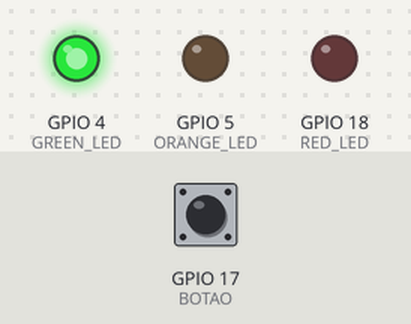
Simulated run of this sketch. Board: ESP32. On the bench: output pins drawn as LEDs (lit = HIGH). The inputs (shaded band) are chosen by the test bench; at power-on: GPIO 17 (BOTAO) HIGH.

Above: at 4.3 s.
4.4 s: GPIO 17 (BOTAO) pulled LOW for 1 s
At 9.6 s:
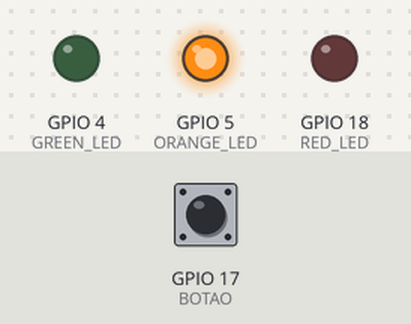
At 14.6 s:
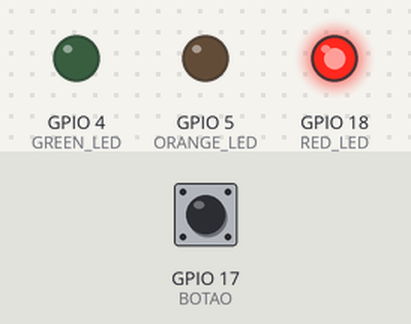
Timing chart, 0 to 16.1 s (numbered marks = the images above; inputs shaded):
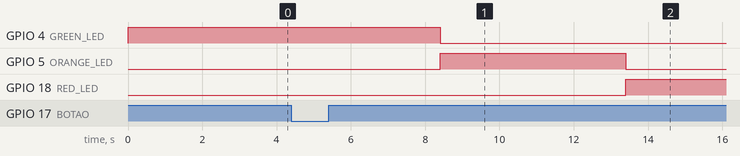

Measured:
- after the input at 4.4 s, GPIO 4 (GREEN_LED): HIGH → LOW after 4.0 s instead of 5.6 s; GPIO 18 (RED_LED): LOW → HIGH after 9.0 s instead of 10.6 s

The sketch:

sketch.ino
```cpp
#define GREEN_LED 4
#define RED_LED 18
#define ORANGE_LED 5
#define BOTAO 17

unsigned long tempoAnterior = 0;
unsigned long intervaloAtual = 10000;
int estado = 0;

void setup() {
  pinMode(GREEN_LED, OUTPUT);
  pinMode(RED_LED, OUTPUT);
  pinMode(ORANGE_LED, OUTPUT);
  pinMode(BOTAO, INPUT_PULLUP);
}

void loop() {
  unsigned long tempoAtual = millis();

  if (estado == 0) {
    digitalWrite(GREEN_LED, HIGH);
    digitalWrite(RED_LED, LOW);
    digitalWrite(ORANGE_LED, LOW);

    if (digitalRead(BOTAO) == LOW) {
      intervaloAtual = 3000;
      tempoAnterior = tempoAtual;
    }

    if (tempoAtual - tempoAnterior >= intervaloAtual) {
      estado = 1;
      tempoAnterior = tempoAtual;
      intervaloAtual = 5000;
    }
  } else if (estado == 1) {
    digitalWrite(GREEN_LED, LOW);
    digitalWrite(RED_LED, LOW);
    digitalWrite(ORANGE_LED, HIGH);

    if (tempoAtual - tempoAnterior >= intervaloAtual) {
      estado = 2;
      tempoAnterior = tempoAtual;
      intervaloAtual = 10000;
    }
  } else if (estado == 2) {
    digitalWrite(GREEN_LED, LOW);
    digitalWrite(RED_LED, HIGH);
    digitalWrite(ORANGE_LED, LOW);

    if (tempoAtual - tempoAnterior >= intervaloAtual) {
      estado = 0;
      tempoAnterior = tempoAtual;
      intervaloAtual = 10000;
    }
  }
}
```
